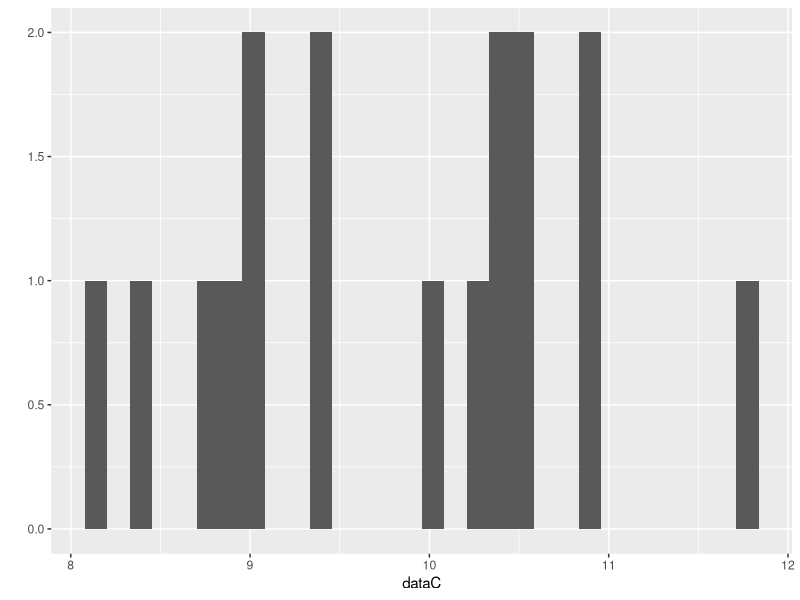

Reproduce this figure in R.
## ---- chunk 1
knitr::opts_chunk$set(echo = TRUE, cache = TRUE)
fw <- 1
## ---- chunk 2
mu <- 10   #control
## ---- chunk 3
#d is for "difference"
dA <- 0.6  #trt A effect
dB <- 1    #trt B effect
## ---- chunk 4
muC <- mu      #control
muA <- mu + dA #trt A
muB <- mu + dB #trt B
## ---- chunk 5
s  <- 1 #standard deviation
## ---- chunk 6
n <- 17
## ---- chunk 7
#generate random control data
dataC <- rnorm(n = n, 
               mean = muC,
               sd = s)

## ---- chunk 8
library(ggplot2)
library(cowplot)

qplot(dataC,
      geom = "histogram")
## ---- chunk 9
#data for treatment A
dataA <- rnorm(n = n, 
               mean = muA,
               sd = s)


#data for treatment B
dataB <- rnorm(n = n, 
               mean = muB,
               sd = s)
## ---- chunk 10
y.column <- c(dataA,
              dataC, 
              dataB)

#check length
length(y.column)

## ---- chunk 11
#letter designating the treatment
vectorA <- rep("A",n)

#This is same as this
## (Don't have to to this!)
vectorA <- c("A","A","A","A","A",
             "A","A","A","A","A",
             "A","A","A","A","A",
             "A","A")


#Check the length
length(vectorA)
## ---- chunk 12
#Make other vectors
## rep C for control
vectorC <- rep("C",n)

## rep B for treatment B
vectorB <- rep("B",n)


## ---- chunk 13
trt.column <- c(vectorA,
                vectorC,
                vectorB)
## ---- chunk 14
dat <- data.frame(fluoro = y.column,
                  treatment = trt.column)
## ---- chunk 15
dat$fluoro <- round(dat$fluoro, 
                    digits = 2)
## ---- chunk 16
head(dat)
## ---- chunk 17
summary(dat)
## ---- chunk 18
library(doBy)


summaryBy(fluoro ~ treatment, 
          data = dat, 
          FUN = c(mean,sd))
